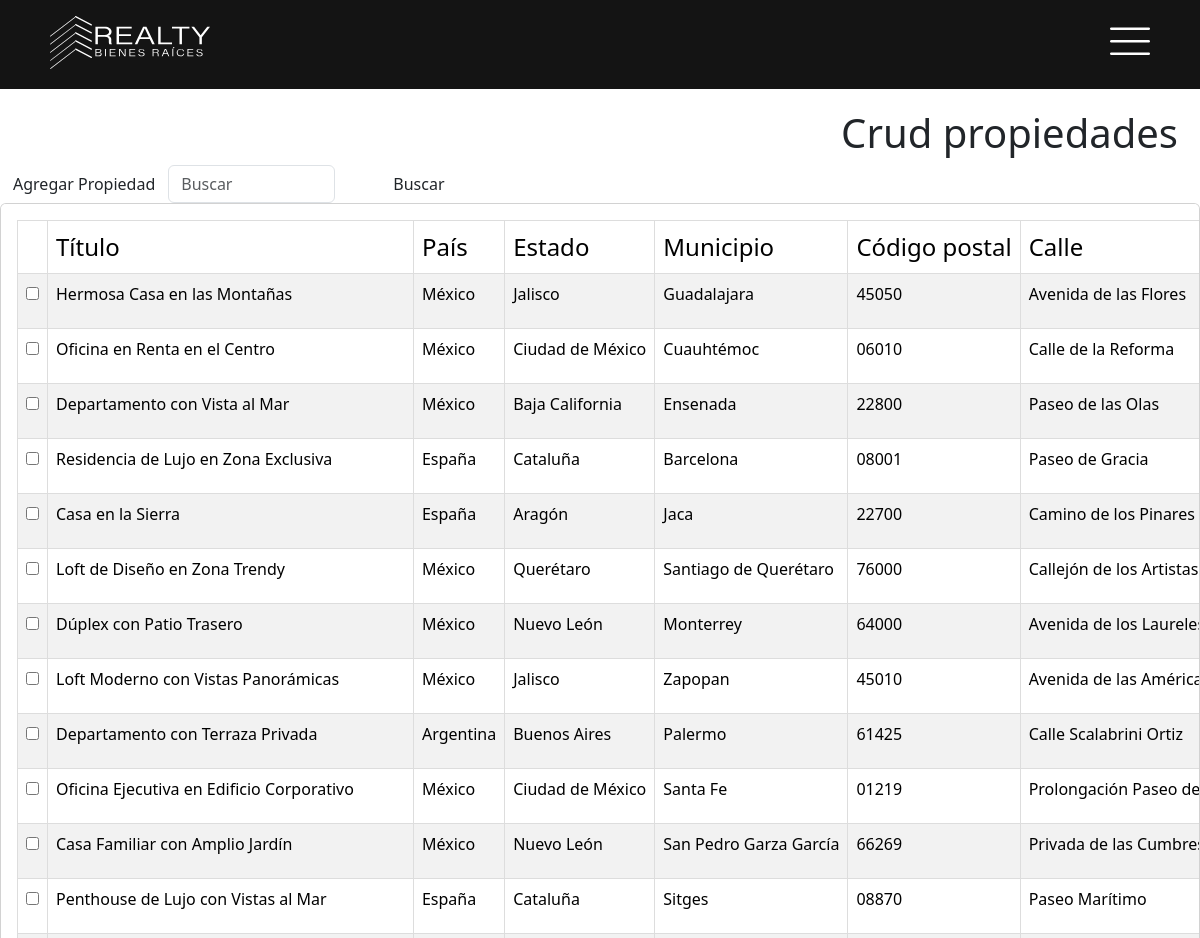
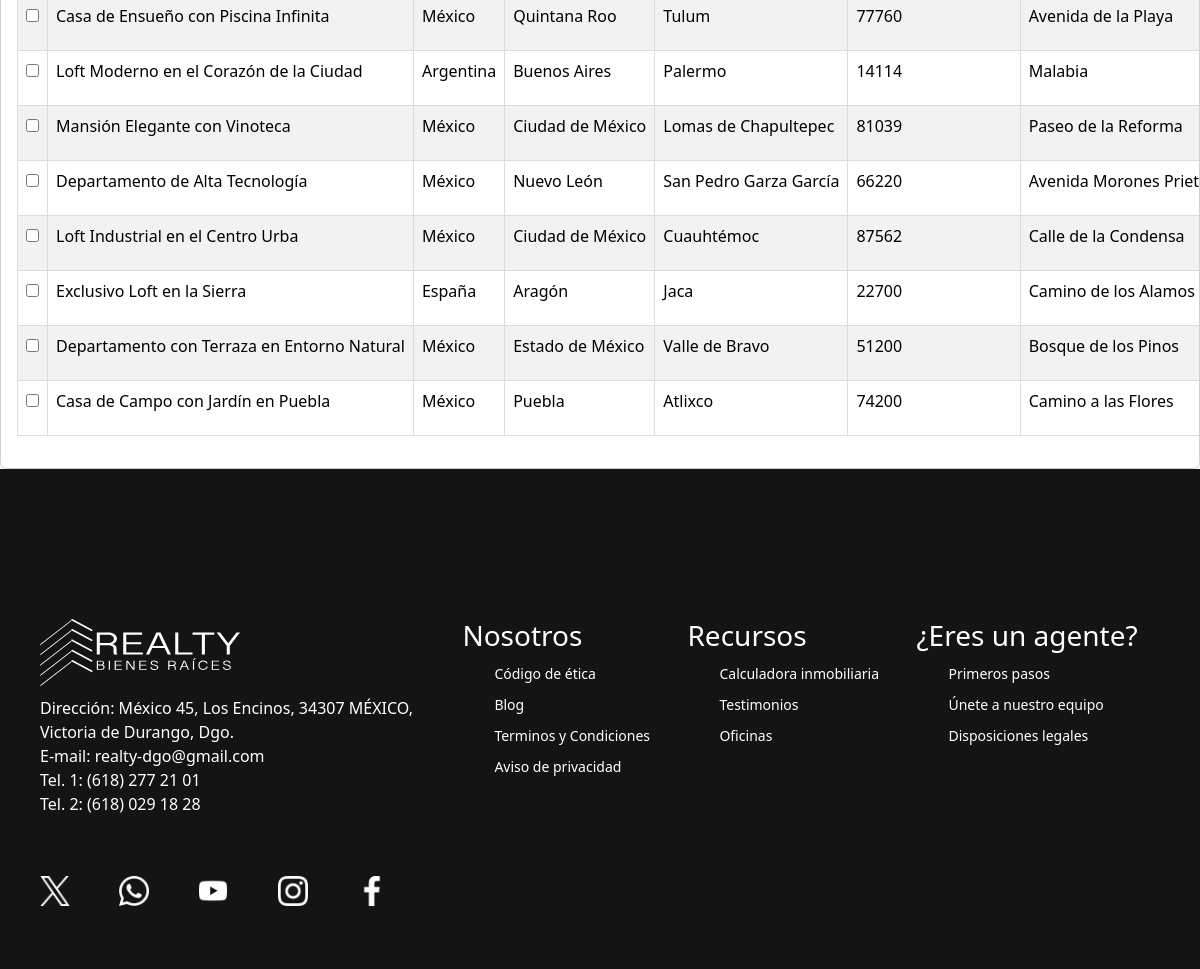
The page /views/crud-propiedades-admin.php (signed in) on the database its author committed (2 pictures, top to bottom).
### tables this page shows
CREATE TABLE IF NOT EXISTS `propiedades` (
  `id_propiedad` int(10) unsigned zerofill NOT NULL AUTO_INCREMENT,
  `titulo` varchar(100) NOT NULL,
  `pais` varchar(20) NOT NULL,
  `estado` varchar(20) NOT NULL,
  `municipio` varchar(50) NOT NULL,
  `codigo_postal` char(10) NOT NULL,
  `calle` varchar(50) NOT NULL,
  `colonia` varchar(50) NOT NULL,
  `numero` char(10) NOT NULL DEFAULT '0',
  `tipo_inmueble` set('comercial','casa','departamento','loft','duplex') NOT NULL,
  `tipo_contrato` set('venta','renta') NOT NULL,
  `precio` bigint unsigned NOT NULL DEFAULT '0',
  `area` int unsigned NOT NULL,
  `pisos` tinyint unsigned NOT NULL,
  `recamaras` tinyint unsigned DEFAULT '0',
  `banos` tinyint unsigned DEFAULT '0',
  `cocheras` tinyint unsigned DEFAULT '0',
  `jardin` set('si','no') DEFAULT NULL,
  `jardin_area` int unsigned DEFAULT '0',
  `piscina` set('si','no') DEFAULT NULL,
  `descripcion` varchar(500) DEFAULT NULL,
  `imagen1` blob,
  `imagen2` blob,
  `imagen3` blob,
  `imagen4` blob,
  `imagen5` blob,
  `imagen6` blob,
  `imagen7` blob,
  `imagen8` blob,
  `id_usuario` int(10) unsigned zerofill NOT NULL,
  PRIMARY KEY (`id_propiedad`),
  KEY `id_usuario` (`id_usuario`),
  CONSTRAINT `propiedades_ibfk_1` FOREIGN KEY (`id_usuario`) REFERENCES `usuarios` (`id_usuario`) ON UPDATE CASCADE
);

### views/crud-propiedades-admin.php (the view, shortened to what this page needs)
<!DOCTYPE html>
<html lang="en">
<head>
    <link href="https://cdn.jsdelivr.net/npm/bootstrap@5.3.2/dist/css/bootstrap.min.css" rel="stylesheet">
    <link rel="stylesheet" href="css/navbar.css">
    <link rel="stylesheet" href="css/crud-propiedades.css">
</head>
<?php include ('../models/php/conn-vistas.php'); ?>
<body>
<div class="">
    <div class="row" style="margin-top: 20px; text-align: right; margin-right: 10px;">
        <div class="col-12">
            <h1>Crud propiedades</h1>
            <div class="d-flex">
                <button type="button" class="btn" data-bs-toggle="modal" data-bs-target="#FormularioPropiedad">Agregar Propiedad</button>
                <form action="crud-propiedades.php" method="POST">
                    <div class="d-flex">
                        <input class="form-control inputBuscar" name="inputBuscar" type="search" placeholder="Buscar">
                        <button class="btn form-control btnBuscar" type="submit" name="btnBuscar">Buscar</button>
                    </div>
                </form>
            </div>
        </div>
    </div>
    <div class="row">
        <div class="col">
            <div class="card card-body">
                <table class="table table-hover table-striped">
                    <thead>
                    <tr>
                        <th scope="col"></th>
                        <th scope="col">Título</th>
                        <th scope="col">País</th>
                        <th scope="col">Estado</th>
                        <th scope="col">Municipio</th>
                        <th scope="col">Código postal</th>
                        <th scope="col">Calle</th>
                    </tr>
                    </thead>
                    <tbody>
                    <?php
                    $query = "SELECT * FROM propiedades";
                    $resultado = mysqli_query($conn, $query);
                    while($row = mysqli_fetch_assoc($resultado)) {
                        $id_propiedad = $row['id_propiedad'];
                        ?>
                        <tr data-id="fila_<?php echo $id_propiedad; ?>">
                            <form action="php/editar_propiedad.php?id_propiedad=<?php echo $id_propiedad; ?>" method="POST">
                                <td>
                                    <input type="checkbox">
                                </td>
                                <td>
                                    <label class="label_titulo"><?php echo $row['titulo']; ?></label>
                                </td>
                                <td>
                                    <label class="label_pais"><?php echo $row['pais']; ?></label>
                                </td>
                                <td>
                                    <label class="label_estado"><?php echo $row['estado']; ?></label>
                                </td>
                                <td>
                                    <label class="label_municipio"><?php echo $row['municipio']; ?></label>
                                </td>
                                <td>
                                    <label class="label_codigo_postal"><?php echo $row['codigo_postal']; ?></label>
                                </td>
                                <td>
                                    <label class="label_calle"><?php echo $row['calle']; ?></label>
                                </td>
                            </form>
                        </tr>
                    <?php } ?>
                    </tbody>
                </table>
            </div>
        </div>
    </div>
</div>
</body>
</html>

### views/css/navbar.css (style rules this page uses)
html, body, header, footer { margin: 0; padding: 0; }
.navbar { background-color: rgb(20, 20, 20); color: #fff; display: flex; justify-content: space-between; align-items: center; padding: 10px 50px 20px 50px; margin: 0; height: auto; }
.navbar-logo img { width: 160px; height: auto; margin-top: 6px; }
.sesion { display: flex; margin-top: 10px; }
footer { height: 500px; background-color: rgb(20, 20, 20); display: flex; justify-content: left; align-items: left; margin: 0; padding: 150px 40px 0 40px; }
.footer-img { width: 400px; }
.footer-realty-logo img { width: 200px; }
.contacto { color: white; margin-top: 10px; margin-bottom: 40px; }
.contacto p { margin: 0; font-weight: 100; }
.redes img { width: 30px; margin: 20px 45px 0 0; padding:0; }
.recursos { display: flex; flex: 1; justify-content: space-evenly; font-weight: 100; color: white; font-size: 14px; }
.recursos div { margin: 0 15px 0 15px; }
.recursos li { list-style: none; margin-top: 10px; }
.recursos h3 { font-weight: 100; }
#openBtn, #closeBtn { background: none; border: none; padding: 0; }

### views/css/crud-propiedades.css (style rules this page uses)
table { font-weight: 100; text-align: left; width: 100%; border-collapse: collapse; }
th, td { padding: 15px; border: 1px solid #ddd; white-space: nowrap; overflow: hidden; text-overflow: ellipsis; }
th { font-weight: 200; font-size: 24px; }
.card { overflow: scroll; }

### rows shown on the page
propiedades: titulo "Hermosa Casa en las Montañas", pais "México", estado "Jalisco", municipio "Guadalajara", codigo_postal "45050", calle "Avenida de las Flores"
propiedades: titulo "Oficina en Renta en el Centro", pais "México", estado "Ciudad de México", municipio "Cuauhtémoc", codigo_postal "06010", calle "Calle de la Reforma"
propiedades: titulo "Departamento con Vista al Mar", pais "México", estado "Baja California", municipio "Ensenada", codigo_postal "22800", calle "Paseo de las Olas"
propiedades: titulo "Residencia de Lujo en Zona Exclusiva", pais "España", estado "Cataluña", municipio "Barcelona", codigo_postal "08001", calle "Paseo de Gracia"
propiedades: titulo "Casa en la Sierra", pais "España", estado "Aragón", municipio "Jaca", codigo_postal "22700", calle "Camino de los Pinares"
propiedades: titulo "Loft de Diseño en Zona Trendy", pais "México", estado "Querétaro", municipio "Santiago de Querétaro", codigo_postal "76000", calle "Callejón de los Artistas"
propiedades: titulo "Dúplex con Patio Trasero", pais "México", estado "Nuevo León", municipio "Monterrey", codigo_postal "64000", calle "Avenida de los…"
propiedades: titulo "Loft Moderno con Vistas Panorámicas", pais "México", estado "Jalisco", municipio "Zapopan", codigo_postal "45010", calle "Avenida de las…"
propiedades: titulo "Departamento con Terraza Privada", pais "Argentina", estado "Buenos Aires", municipio "Palermo", codigo_postal "61425", calle "Calle Scalabrini Ortiz"
propiedades: titulo "Oficina Ejecutiva en Edificio Corporativo", pais "México", estado "Ciudad de México", municipio "Santa Fe", codigo_postal "01219", calle "Prolongación Paseo de…"
propiedades: titulo "Casa Familiar con Amplio Jardín", pais "México", estado "Nuevo León", municipio "San Pedro Garza García", codigo_postal "66269", calle "Privada de las…"
propiedades: titulo "Penthouse de Lujo con Vistas al Mar", pais "España", estado "Cataluña", municipio "Sitges", codigo_postal "08870", calle "Paseo Marítimo"
propiedades: titulo "Casa de Ensueño con Piscina Infinita", pais "México", estado "Quintana Roo", municipio "Tulum", codigo_postal "77760", calle "Avenida de la Playa"
propiedades: titulo "Loft Moderno en el Corazón de la Ciudad", pais "Argentina", estado "Buenos Aires", municipio "Palermo", codigo_postal "14114", calle "Malabia"
propiedades: titulo "Mansión Elegante con Vinoteca", pais "México", estado "Ciudad de México", municipio "Lomas de Chapultepec", codigo_postal "81039", calle "Paseo de la Reforma"
propiedades: titulo "Departamento de Alta Tecnología", pais "México", estado "Nuevo León", municipio "San Pedro Garza García", codigo_postal "66220", calle "Avenida Morones…"
propiedades: titulo "Loft Industrial en el Centro Urba", pais "México", estado "Ciudad de México", municipio "Cuauhtémoc", codigo_postal "87562", calle "Calle de la Condensa"
propiedades: titulo "Exclusivo Loft en la Sierra", pais "España", estado "Aragón", municipio "Jaca", codigo_postal "22700", calle "Camino de los Alamos"
propiedades: titulo "Departamento con Terraza en Entorno Natural", pais "México", estado "Estado de México", municipio "Valle de Bravo", codigo_postal "51200", calle "Bosque de los Pinos"
propiedades: titulo "Casa de Campo con Jardín en Puebla", pais "México", estado "Puebla", municipio "Atlixco", codigo_postal "74200", calle "Camino a las Flores"
